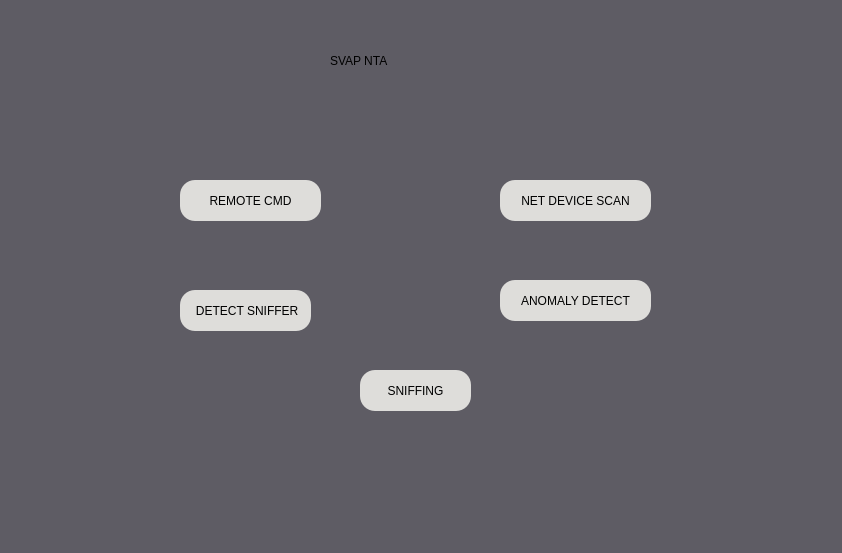
<?xml version="1.0" encoding="UTF-8"?>
<ui version="4.0">
 <class>MainWindow</class>
 <widget class="QMainWindow" name="MainWindow">
  <property name="geometry">
   <rect>
    <x>0</x>
    <y>0</y>
    <width>842</width>
    <height>553</height>
   </rect>
  </property>
  <property name="windowTitle">
   <string>MainWindow</string>
  </property>
  <property name="styleSheet">
   <string notr="true">font: 75 bold 14pt &quot;Ubuntu Condensed&quot;;
background-color: rgb(94, 92, 100);

</string>
  </property>
  <widget class="QWidget" name="centralwidget">
   <widget class="QPushButton" name="ssh">
    <property name="geometry">
     <rect>
      <x>180</x>
      <y>180</y>
      <width>141</width>
      <height>41</height>
     </rect>
    </property>
    <property name="styleSheet">
     <string notr="true">background-color:rgb(222, 221, 218);
border-radius: 15px;
</string>
    </property>
    <property name="text">
     <string>REMOTE CMD</string>
    </property>
   </widget>
   <widget class="QPushButton" name="dec">
    <property name="geometry">
     <rect>
      <x>180</x>
      <y>290</y>
      <width>131</width>
      <height>41</height>
     </rect>
    </property>
    <property name="styleSheet">
     <string notr="true">background-color:rgb(222, 221, 218);
border-radius: 15px;
</string>
    </property>
    <property name="text">
     <string> DETECT SNIFFER</string>
    </property>
   </widget>
   <widget class="QPushButton" name="dvscan">
    <property name="geometry">
     <rect>
      <x>500</x>
      <y>180</y>
      <width>151</width>
      <height>41</height>
     </rect>
    </property>
    <property name="styleSheet">
     <string notr="true">background-color:rgb(222, 221, 218);
border-radius: 15px;
</string>
    </property>
    <property name="text">
     <string>NET DEVICE SCAN</string>
    </property>
   </widget>
   <widget class="QPushButton" name="amly">
    <property name="geometry">
     <rect>
      <x>500</x>
      <y>280</y>
      <width>151</width>
      <height>41</height>
     </rect>
    </property>
    <property name="styleSheet">
     <string notr="true">background-color:rgb(222, 221, 218);
border-radius: 15px;
</string>
    </property>
    <property name="text">
     <string>ANOMALY DETECT</string>
    </property>
   </widget>
   <widget class="QLabel" name="label">
    <property name="geometry">
     <rect>
      <x>330</x>
      <y>30</y>
      <width>161</width>
      <height>61</height>
     </rect>
    </property>
    <property name="styleSheet">
     <string notr="true">
font: 87 29pt &quot;Timmana&quot;;

</string>
    </property>
    <property name="text">
     <string>SVAP NTA</string>
    </property>
   </widget>
   <widget class="QPushButton" name="sniffer">
    <property name="geometry">
     <rect>
      <x>360</x>
      <y>370</y>
      <width>111</width>
      <height>41</height>
     </rect>
    </property>
    <property name="styleSheet">
     <string notr="true">background-color:rgb(222, 221, 218);
border-radius: 15px;
</string>
    </property>
    <property name="text">
     <string>SNIFFING</string>
    </property>
   </widget>
  </widget>
  <widget class="QMenuBar" name="menubar">
   <property name="geometry">
    <rect>
     <x>0</x>
     <y>0</y>
     <width>842</width>
     <height>27</height>
    </rect>
   </property>
  </widget>
  <widget class="QStatusBar" name="statusbar"/>
 </widget>
 <resources/>
 <connections/>
</ui>
